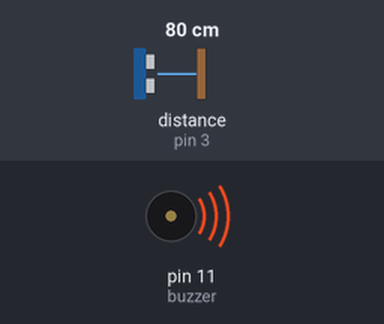
A sketch run on a simulated Arduino Uno, built with avr-gcc and run on an emulated ATmega328P. Parts: buzzer (waves = sounding). Wiring (inferred from the names in the program): ultrasonic range finder: trigger pin 2; echo pin 3. Inputs (shaded band) come from the test bench; at power-on: distance to the obstacle (sensor on pin 3) 80 cm. The echo pulse lasts 58.3 µs per cm; what the sketch prints to the serial monitor is not drawn.

Above: at 1.28 s.
1.3 s: distance to the obstacle (sensor on pin 3) set to 2 cm
4.3 s: distance to the obstacle (sensor on pin 3) set to 120 cm
Timing chart, 0 to 13.3 s (numbered marks = the images above; inputs shaded):
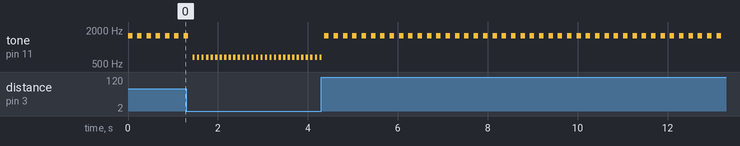

The sketch:

task10_ultrasonic_beep.ino
```cpp
//Task 10: Ultrasonic beep
// Ishaan Takrani
// Arun Chauhan


const int trig = 2; // ultrasonic sensor trig pin
const int echo = 3; // ultrasonic sensor echo pin

long duration;
int distance;

const int buzzer = 11;


void setup() {

  pinMode(buzzer, OUTPUT);

  pinMode(trig, OUTPUT);
  pinMode(echo, INPUT);

  Serial.begin(9600);

}

void loop() {

  digitalWrite(trig, LOW);
  delayMicroseconds(2);

  digitalWrite(trig, HIGH);
  delayMicroseconds(10);
  digitalWrite(trig, LOW);

  duration = pulseIn(echo, HIGH);

  distance = (duration/2) * 0.034;


  if (distance < 50){
    tone(buzzer, 660);  // plays note for 100 milliseconds
    delay(50);
    noTone(buzzer); // silence for 100 milliseconds. Makes a beeping sound
    delay(50);
  }

  else if (distance > 50 && distance < 75){
    tone(buzzer, 1047);
    delay(75);
    noTone(buzzer);
    delay(75);
  }

  else{
    tone(buzzer, 1568);
    delay(100);
    noTone(buzzer);
    delay(100);
  }

  Serial.println(distance); // outputs distance to serial monitor

}
```

Measured:
- after the input at 1.3 s, tone on pin 11 (buzzer): alternates 660 Hz for 0.05 s and silent for 0.05 s, starting after 0.14 s
- after the input at 4.3 s, tone on pin 11 (buzzer): alternates 1568 Hz for 0.10 s and silent for 0.11 s, starting after 0.07 s
- by itself, tone on pin 11 (buzzer): alternates 1568 Hz for 0.10 s and silent for 0.11 s
